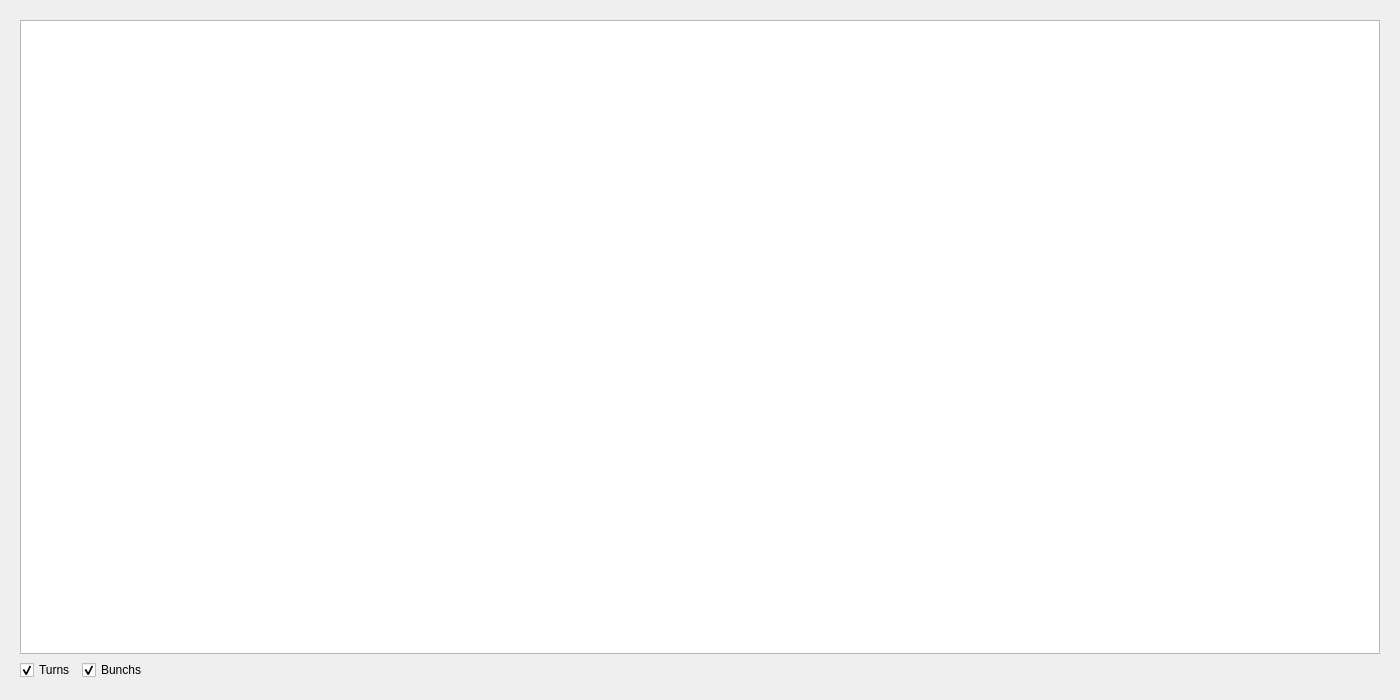
<?xml version="1.0" encoding="UTF-8"?>
<ui version="4.0">
 <class>Form</class>
 <widget class="QWidget" name="Form">
  <property name="geometry">
   <rect>
    <x>0</x>
    <y>0</y>
    <width>1400</width>
    <height>700</height>
   </rect>
  </property>
  <property name="windowTitle">
   <string>Form</string>
  </property>
  <layout class="QVBoxLayout" name="verticalLayout">
   <item>
    <widget class="CContextFrame" name="CContextFrame_CaptureTab_rawBuf1">
     <layout class="QVBoxLayout" name="verticalLayout_2">
      <item>
       <widget class="CStaticPlot" name="CStaticPlot_Capture_rawBuf1">
        <property name="minimumSize">
         <size>
          <width>500</width>
          <height>200</height>
         </size>
        </property>
        <property name="styleSheet">
         <string notr="true"/>
        </property>
        <property name="backgroundBrush">
         <brush brushstyle="SolidPattern">
          <color alpha="255">
           <red>0</red>
           <green>0</green>
           <blue>0</blue>
          </color>
         </brush>
        </property>
        <property name="foregroundBrush">
         <brush brushstyle="NoBrush">
          <color alpha="255">
           <red>0</red>
           <green>0</green>
           <blue>0</blue>
          </color>
         </brush>
        </property>
        <property name="interactive">
         <bool>true</bool>
        </property>
        <property name="renderHints">
         <set>QPainter::TextAntialiasing</set>
        </property>
        <property name="dragMode">
         <enum>QGraphicsView::NoDrag</enum>
        </property>
        <property name="cacheMode">
         <set>QGraphicsView::CacheBackground</set>
        </property>
        <property name="transformationAnchor">
         <enum>QGraphicsView::NoAnchor</enum>
        </property>
        <property name="plotTitle" stdset="0">
         <string notr="true">rawBuf1</string>
        </property>
        <property name="gridOrientation" stdset="0">
         <enum>StaticPlotWidget::Both</enum>
        </property>
        <property name="showLegend" stdset="0">
         <bool>false</bool>
        </property>
        <property name="layerIDs" stdset="0">
         <stringlist/>
        </property>
        <property name="axisLabels" stdset="0">
         <string>{&quot;left&quot;: &quot;amplitude&quot;, &quot;bottom&quot;: &quot;time (microseconds)&quot;, &quot;top&quot;: &quot;time (microseconds)&quot;, &quot;right&quot;: &quot;amplitude&quot;}</string>
        </property>
        <property name="axisRanges" stdset="0">
         <string>{&quot;x&quot;: &quot;auto&quot;, &quot;y&quot;: &quot;auto&quot;}</string>
        </property>
        <property name="replaceDataItemPenColor" stdset="0">
         <color>
          <red>255</red>
          <green>255</green>
          <blue>255</blue>
         </color>
        </property>
        <property name="replaceDataItemPenWidth" stdset="0">
         <number>1</number>
        </property>
        <property name="replaceDataItemSymbol" stdset="0">
         <enum>StaticPlotWidget::NoSymbol</enum>
        </property>
        <property name="curves" stdset="0">
         <stringlist/>
        </property>
       </widget>
      </item>
      <item>
       <layout class="QHBoxLayout" name="horizontalLayout">
        <item>
         <widget class="QCheckBox" name="checkBox_turn">
          <property name="text">
           <string>Turns</string>
          </property>
          <property name="checked">
           <bool>true</bool>
          </property>
         </widget>
        </item>
        <item>
         <widget class="QCheckBox" name="checkBox_bunch">
          <property name="styleSheet">
           <string notr="true"/>
          </property>
          <property name="text">
           <string>Bunchs</string>
          </property>
          <property name="checked">
           <bool>true</bool>
          </property>
         </widget>
        </item>
        <item>
         <spacer name="horizontalSpacer">
          <property name="orientation">
           <enum>Qt::Horizontal</enum>
          </property>
          <property name="sizeHint" stdset="0">
           <size>
            <width>40</width>
            <height>20</height>
           </size>
          </property>
         </spacer>
        </item>
       </layout>
      </item>
     </layout>
    </widget>
   </item>
  </layout>
 </widget>
 <customwidgets>
  <customwidget>
   <class>StaticPlotWidget</class>
   <extends>QGraphicsView</extends>
   <header>accwidgets.graph</header>
  </customwidget>
  <customwidget>
   <class>CContextFrame</class>
   <extends>QFrame</extends>
   <header>comrad.widgets.containers</header>
   <container>1</container>
  </customwidget>
  <customwidget>
   <class>CStaticPlot</class>
   <extends>StaticPlotWidget</extends>
   <header>comrad.widgets.graphs</header>
  </customwidget>
 </customwidgets>
 <resources/>
 <connections/>
</ui>
